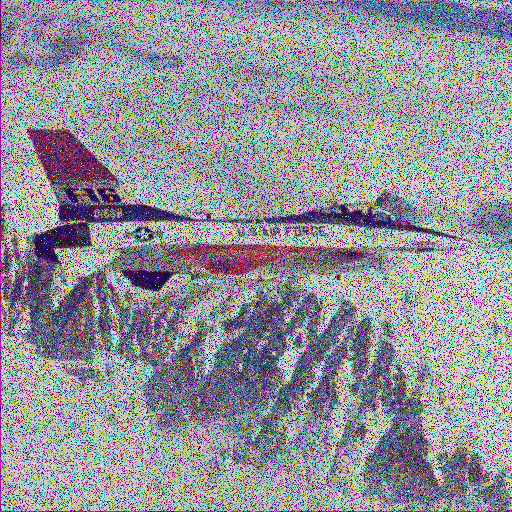
#> input picture airplane_speckle.png, 512 x 512 px, found by its file name
$ python smoothing-linear.py
#> lines starting #> are read from the running program, lines starting #| are printed output that depends on the picture
import cv2
import numpy as np

# Average filter
filename= r"D:\junior_3\Term2_2566\ComputerVision\1\airplane_speckle.png"
img = cv2.imread(filename, cv2.IMREAD_GRAYSCALE)
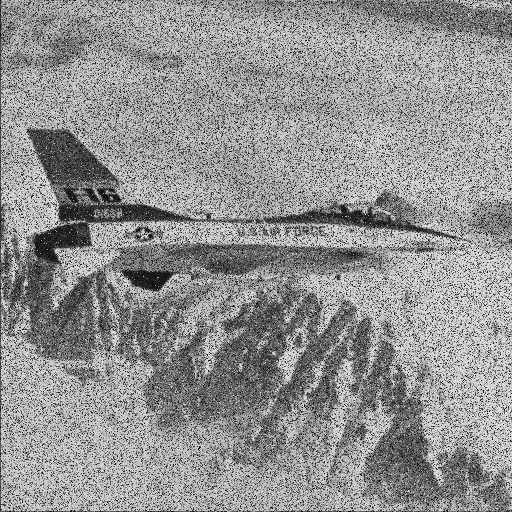
#> img: shape (512, 512); min 0, max 239, mean 145.8

cv2.imshow('Grayscale', img)
w, h = img.shape
#> w = 512; h = 512

out1 = np.zeros(img.shape, dtype=np.uint8)
for i in range(2,h-2):
    for j in range(2, w-2):
        out1.itemset((i,j), np.mean(img[i-2:i+3,j-2:j+3]))
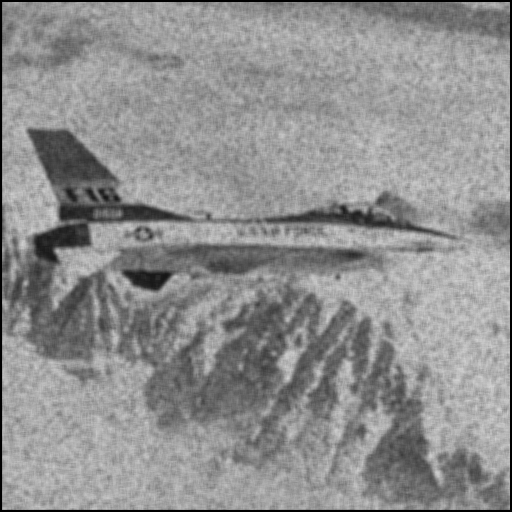
#> out1: shape (512, 512); min 0, max 213, mean 143.2
cv2.imshow('Average filter', out1)


# Weight Average filter
mask=np.array([[1,2,4,2,1],
               [2,4,8,4,2],
               [4,8,16,8,4],
               [2,4,8,4,2],
               [1,2,4,2,1]])/128
#> mask = [[0.00781, 0.0156, 0.0312, 0.0156, 0.00781], [0.0156, 0.0312, 0.0625, 0.0312, 0.0156], [0.0312, 0.0625, 0.125, 0.0625, 0.0312], [0.0156, 0.0312, 0.0625, 0.0312, 0.0156], [0.00781, 0.0156, 0.0312, 0.0156, 0.00781]]

out2 = np.zeros(img.shape, dtype=np.uint8)
#> out2: shape (512, 512); every value is 0
for i in range(2,h-2):
    for j in range(2, w-2):
        out2.itemset((i,j), (mask*(img[i-2:i+3,j-2:j+3])).sum())
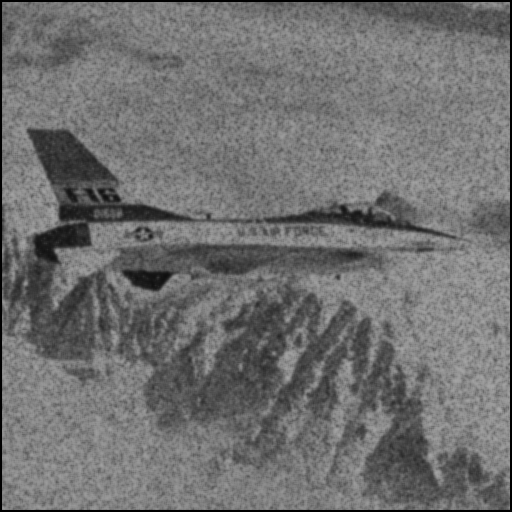
#> out2: shape (512, 512); min 0, max 168, mean 111.8
cv2.imshow('Weight Average', out2)


cv2.waitKey(0)
cv2.destroyAllWindows()
